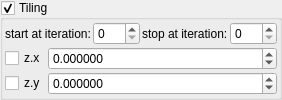
    <widget class="MyGroupBox" name="groupCheck_transf_function_enabledN_false">
     <property name="toolTip">
      <string>&lt;html&gt;&lt;head/&gt;&lt;body&gt;&lt;p&gt;bailout may need to be increased for this option&lt;/p&gt;&lt;/body&gt;&lt;/html&gt;</string>
     </property>
     <property name="title">
      <string>Tiling&amp;</string>
     </property>
     <property name="checkable">
      <bool>true</bool>
     </property>
     <layout class="QVBoxLayout" name="verticalLayout_19" stretch="0,0">
      <property name="spacing">
       <number>2</number>
      </property>
      <property name="leftMargin">
       <number>2</number>
      </property>
      <property name="topMargin">
       <number>2</number>
      </property>
      <property name="rightMargin">
       <number>2</number>
      </property>
      <property name="bottomMargin">
       <number>2</number>
      </property>
      <item>
       <layout class="QHBoxLayout" name="horizontalLayout_7" stretch="0,0,0,0">
        <property name="topMargin">
         <number>0</number>
        </property>
        <item>
         <widget class="QLabel" name="label_264">
          <property name="text">
           <string>start at iteration:</string>
          </property>
         </widget>
        </item>
        <item>
         <widget class="MySpinBox" name="spinboxInt_transf_start_iterations_O">
          <property name="sizePolicy">
           <sizepolicy hsizetype="Minimum" vsizetype="Maximum">
            <horstretch>0</horstretch>
            <verstretch>0</verstretch>
           </sizepolicy>
          </property>
          <property name="maximum">
           <number>999</number>
          </property>
         </widget>
        </item>
        <item>
         <widget class="QLabel" name="label_275">
          <property name="text">
           <string>stop at iteration:</string>
          </property>
         </widget>
        </item>
        <item>
         <widget class="MySpinBox" name="spinboxInt_transf_stop_iterations_O">
          <property name="sizePolicy">
           <sizepolicy hsizetype="Minimum" vsizetype="Maximum">
            <horstretch>0</horstretch>
            <verstretch>0</verstretch>
           </sizepolicy>
          </property>
          <property name="maximum">
           <number>999</number>
          </property>
         </widget>
        </item>
       </layout>
      </item>
      <item>
       <layout class="QGridLayout" name="gridLayout_22" columnstretch="0,1">
        <property name="spacing">
         <number>2</number>
        </property>
        <item row="2" column="1">
         <widget class="MyDoubleSpinBox" name="spinbox_transf_offsetA_2">
          <property name="sizePolicy">
           <sizepolicy hsizetype="Minimum" vsizetype="Maximum">
            <horstretch>0</horstretch>
            <verstretch>0</verstretch>
           </sizepolicy>
          </property>
          <property name="font">
           <font>
            <weight>50</weight>
            <bold>false</bold>
           </font>
          </property>
          <property name="prefix">
           <string/>
          </property>
          <property name="suffix">
           <string/>
          </property>
          <property name="decimals">
           <number>6</number>
          </property>
          <property name="minimum">
           <double>-99.989999999999995</double>
          </property>
          <property name="maximum">
           <double>99.989999999999995</double>
          </property>
          <property name="singleStep">
           <double>0.100000000000000</double>
          </property>
         </widget>
        </item>
        <item row="1" column="1">
         <widget class="MyDoubleSpinBox" name="spinbox_transf_offset_2">
          <property name="sizePolicy">
           <sizepolicy hsizetype="Minimum" vsizetype="Maximum">
            <horstretch>0</horstretch>
            <verstretch>0</verstretch>
           </sizepolicy>
          </property>
          <property name="font">
           <font>
            <weight>50</weight>
            <bold>false</bold>
           </font>
          </property>
          <property name="prefix">
           <string/>
          </property>
          <property name="suffix">
           <string/>
          </property>
          <property name="decimals">
           <number>6</number>
          </property>
          <property name="minimum">
           <double>-99.989999999999995</double>
          </property>
          <property name="maximum">
           <double>99.989999999999995</double>
          </property>
          <property name="singleStep">
           <double>0.100000000000000</double>
          </property>
         </widget>
        </item>
        <item row="1" column="0">
         <widget class="MyCheckBox" name="checkBox_transf_function_enabledAw_false">
          <property name="font">
           <font>
            <weight>50</weight>
            <bold>false</bold>
           </font>
          </property>
          <property name="text">
           <string notr="true">z.x</string>
          </property>
         </widget>
        </item>
        <item row="2" column="0">
         <widget class="MyCheckBox" name="checkBox_transf_function_enabledAw">
          <property name="font">
           <font>
            <weight>50</weight>
            <bold>false</bold>
           </font>
          </property>
          <property name="text">
           <string notr="true">z.y</string>
          </property>
         </widget>
        </item>
       </layout>
      </item>
     </layout>
    </widget>
